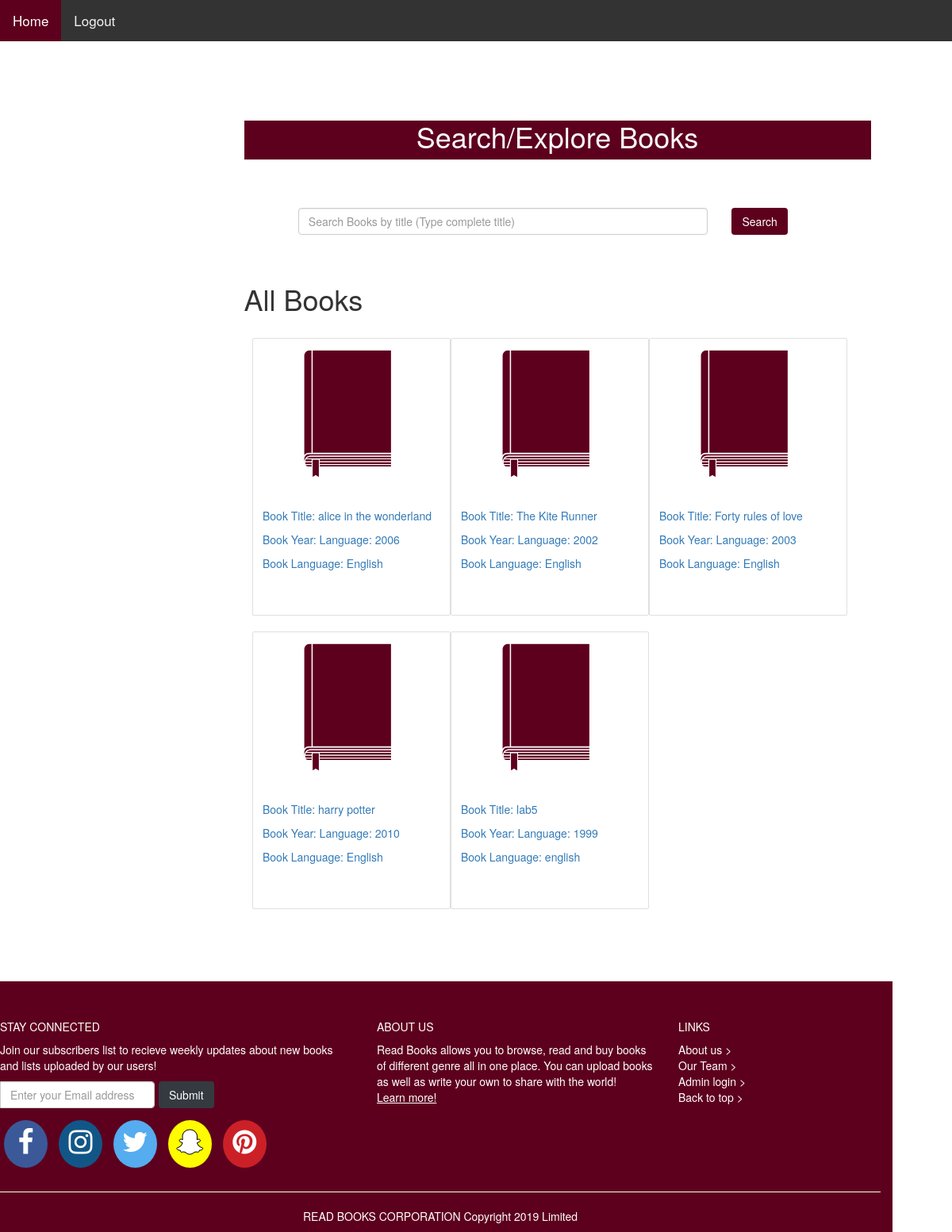
Page /LibrarySystem/books.php (signed in) on the committed database.
### tables this page shows
CREATE TABLE `book` (
  `isbn` int NOT NULL AUTO_INCREMENT,
  `book_year` year DEFAULT NULL,
  `title` varchar(255) DEFAULT NULL,
  `present_no_copy` int DEFAULT NULL,
  `actual_no_copy` int DEFAULT NULL,
  `au_id` int NOT NULL,
  `book_edition` varchar(45) DEFAULT NULL,
  `published_language` varchar(45) DEFAULT 'English',
  `c_id` int NOT NULL DEFAULT '1111',
  `rack_id` int NOT NULL DEFAULT '1',
  PRIMARY KEY (`isbn`)
);

### LibrarySystem/books.php (the view, shortened to what this page needs)
<?php
include 'header.php';
?><br><br>
<div class="row" style="height: auto;">
<div class="col-md-3" style= "display: table-cell">
</div>
<div id="divs" class="col-md-8" style= "background-color: white; height: auto;">
	<br>
	<h1 class="page-header text-center text-light" style= "background-color:#5D001E;">Search/Explore Books</h1>
<br><br>
<form action="search.php" method="POST">
	  <div class="row">
	  <div class="col-md-1">
      </div>
	  <div class="col-md-8">
      <input class="form-control " name="name" type="text" placeholder="Search Books by title (Type complete title)">
      </div>
      <div class="col-md-3">
      <button class="btn btn-outline-success my-2 my-sm-0" style= "background-color:#5D001E; color:white;" type="submit">Search</button>
      </div>
      <div class="col-md-1">
      </div>
      </div>
</form>
<div >
<div id="all">
	<br><br>
<h1 class="display1">All Books</h1>
<br>
  <?php
  $host="localhost";
  $port=3306;
  $user="root";
  $password="library";
  $dbname="librarymanagementsystem";
  $con = new PDO("mysql:host={$host};port={$port};dbname={$dbname}", $user, $password);
  $sql = "SELECT isbn,title,book_year,published_language FROM book";
  $stmt= $con->prepare($sql);
  $stmt->execute();
  $i = 0;
  while($row = $stmt->fetch(PDO::FETCH_NUM))
    {
        if($i==0)
        {
        	echo "<div class='row'>";
        }
   	echo "<div class='col-md-3' style='margin-left: 10px; margin-right: 35px;' >
    <a href='bookdetails.php?w=$row[0]'><div class='card' style='width: 25rem; height: 350px; '>
  <img class='card-img-top cardimg' src='images/book_cover.png' alt='$row[1]' style='height: 200px;'>
  <div class='card-body'>
  <p class='card-text'> Book Title: ".$row[1]."</p>
  <p class='card-text'> Book Year: Language: ".$row[2]."</p>
  <p class='card-text'> Book Language: ".$row[3]."</p>
  </div>
  </div></a>
  </div>";
    if($i==2)
    {
        	echo "</div><br>";
    }
       $i = ($i+1)%3;
    }
  ?>
<br>
</div>
</div>
<br><br><br>
</div>
<div class="col-md-1" >
</div>
</div>
<?php
include 'firstfooter.php';
?>

### LibrarySystem/header.php (style rules this page uses)
body { background-repeat: no-repeat; background-position: right top; background-attachment: scroll; background-size: 3000px 3000px; background: white; }

### rows in the picture
book: title "alice in the wonderland", book_year "2006", published_language "English"
book: title "The Kite Runner", book_year "2002", published_language "English"
book: title "Forty rules of love", book_year "2003", published_language "English"
book: title "harry potter", book_year "2010", published_language "English"
book: title "lab5", book_year "1999", published_language "english"
